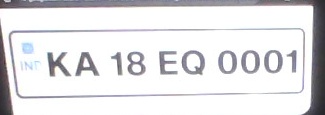
#> input picture image-1.png, 325 x 115 px
$ python -i utils.py   (imports and definitions only)
#> lines starting #> are read from the running program, lines starting #| are printed output that depends on the picture; after the words box and inside, x2 and y2 are one past the last pixel; in counts of white or black regions, pixels touching at a corner belong together
#> further down, picture is the input picture: shape (115, 325, 3); mean B, G, R 227.8, 225.7, 226.4
import cv2
import pytesseract
import numpy as np

def extract_text_from_plate(plate_img):
    gray = cv2.cvtColor(plate_img, cv2.COLOR_BGR2GRAY)
    gray = cv2.bilateralFilter(gray, 11, 17, 17)
    _, thresh = cv2.threshold(gray, 150, 255, cv2.THRESH_BINARY)
    text = pytesseract.image_to_string(thresh, config='--psm 8')
    return text.strip()

def process_image(image):
    plate_texts = []
    gray = cv2.cvtColor(image, cv2.COLOR_BGR2GRAY)
    blurred = cv2.bilateralFilter(gray, 11, 17, 17)
    edged = cv2.Canny(blurred, 30, 200)
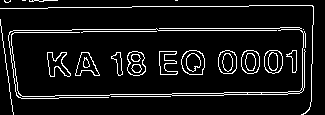
#> edged: shape (115, 325); 8.4% white in thin lines or dots

    contours, _ = cv2.findContours(edged.copy(), cv2.RETR_TREE, cv2.CHAIN_APPROX_SIMPLE)
#> contours = 51 contours, 11 with area under 20; largest, box (x1, y1, x2, y2) and area: (181, 50, 205, 75) 470, (181, 50, 205, 75) 456, (218, 50, 237, 74) 361, (241, 50, 260, 74) 360, (127, 51, 146, 76) 358
    contours = sorted(contours, key=cv2.contourArea, reverse=True)[:10]
#> contours = 10 contours; largest, box (x1, y1, x2, y2) and area: (181, 50, 205, 75) 470, (181, 50, 205, 75) 456, (218, 50, 237, 74) 361, (241, 50, 260, 74) 360, (127, 51, 146, 76) 358

    for c in contours:
        peri = cv2.arcLength(c, True)
        approx = cv2.approxPolyDP(c, 0.018 * peri, True)
        if len(approx) == 4:
            x, y, w, h = cv2.boundingRect(c)
            plate = image[y:y+h, x:x+w]
            text = extract_text_from_plate(plate)
            if text:
                plate_texts.append(text)
                cv2.rectangle(image, (x, y), (x+w, y+h), (0, 255, 0), 2)
                cv2.putText(image, text, (x, y - 10), cv2.FONT_HERSHEY_SIMPLEX, 0.9, (0, 255, 0), 2)
#> this loop made 10 passes
#> peri on passes 1 to 10: 82.87, 80.53, 72.63, 72.04, 77.94, 71.46, 70.28, 69.7, 69.11, 76.43
#> after the loop, plate_texts = []
    return plate_texts, image

def process_video(video_path):
    cap = cv2.VideoCapture(video_path)
    detected_texts = set()
    frame_skip = 30
    count = 0

    while cap.isOpened():
        ret, frame = cap.read()
        if not ret:
            break
        if count % frame_skip == 0:
            texts, _ = process_image(frame)
            detected_texts.update(texts)
        count += 1
    cap.release()
    return list(detected_texts)

>>> import cv2
>>> picture = cv2.imread('image-1.png')
>>> result = process_image(picture)

$ run again, on image-2.png
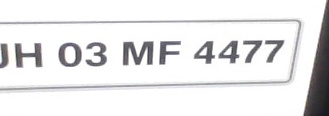
#> input picture image-2.png, 329 x 116 px
#> picture is the input picture: shape (116, 329, 3); mean B, G, R 231.9, 231.2, 231.6
#> in process_image, `edged = cv2.Canny(blurred, 30, 200)`:
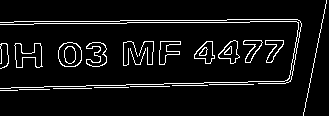
#> edged: shape (116, 329); 6.8% white in thin lines or dots
#> in process_image, `contours, _ = cv2.findContours(edged.copy(), cv2.RETR_TREE, cv2.CHAIN_..`: contours = 35 contours, 13 with area under 20; largest, box (x1, y1, x2, y2) and area: (58, 42, 82, 67) 474, (58, 42, 82, 67) 455, (14, 43, 43, 68) 359, (14, 43, 42, 68) 350, (218, 40, 240, 64) 272
#> in process_image, `contours = sorted(contours, key=cv2.contourArea, reverse=True)[:10]`: contours = 10 contours; largest, box (x1, y1, x2, y2) and area: (58, 42, 82, 67) 474, (58, 42, 82, 67) 455, (14, 43, 43, 68) 359, (14, 43, 42, 68) 350, (218, 40, 240, 64) 272
#> the loop in process_image, `for c in contours:` made 10 passes
#> peri on passes 1 to 8: 81.11, 78.77, 135.8, 132, 76.53, 74.63, 124.1, 74.77
#> after the loop in process_image, `for c in contours:`: plate_texts = []

$ run again, on image-3.png
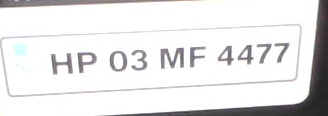
#> input picture image-3.png, 328 x 116 px
#> picture is the input picture: shape (116, 328, 3); mean B, G, R 229.4, 229, 229.7
#> in process_image, `edged = cv2.Canny(blurred, 30, 200)`:
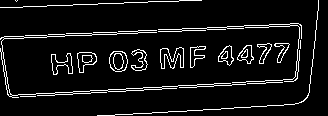
#> edged: shape (116, 328); 7.5% white in thin lines or dots
#> in process_image, `contours, _ = cv2.findContours(edged.copy(), cv2.RETR_TREE, cv2.CHAIN_..`: contours = 45 contours, 6 with area under 20; largest, box (x1, y1, x2, y2) and area: (0, 30, 246, 98) 318, (109, 51, 128, 72) 304, (109, 51, 128, 72) 292, (160, 47, 184, 69) 263, (160, 47, 184, 69) 254
#> in process_image, `contours = sorted(contours, key=cv2.contourArea, reverse=True)[:10]`: contours = 10 contours; largest, box (x1, y1, x2, y2) and area: (0, 30, 246, 98) 318, (109, 51, 128, 72) 304, (109, 51, 128, 72) 292, (160, 47, 184, 69) 263, (160, 47, 184, 69) 254
#> the loop in process_image, `for c in contours:` made 10 passes
#> peri on passes 1 to 8: 1420, 66.04, 63.7, 152.8, 150.7, 71.56, 69.21, 110.9
#> after the loop in process_image, `for c in contours:`: plate_texts = []
